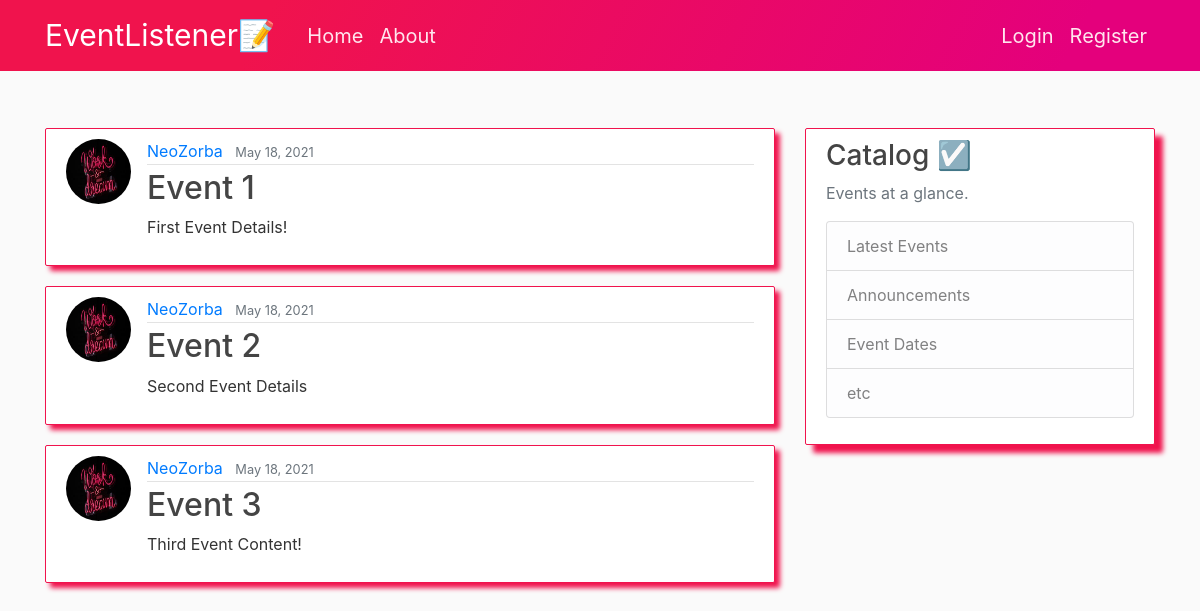
The app's page /, older data.
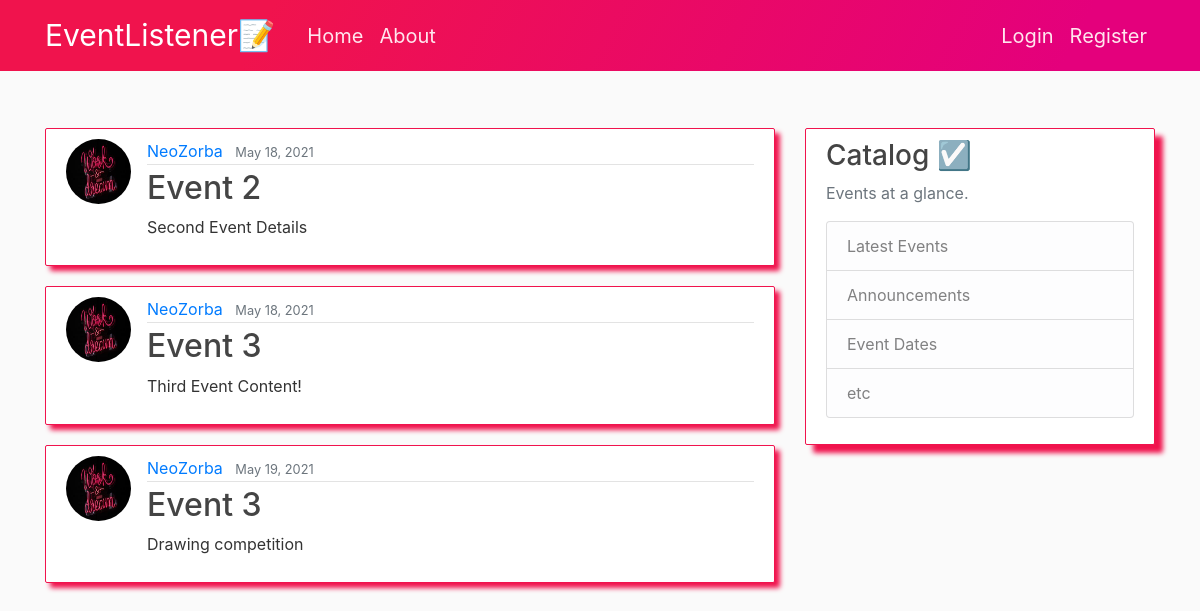
The same page, newer data.
### eventPortal/models.py (models this page shows, shortened)
class Post(models.Model):
    title = models.CharField(max_length=100)
    content = models.TextField()
    date_posted = models.DateTimeField(default=timezone.now)
    author = models.ForeignKey(User, on_delete=models.CASCADE)

### users/models.py (models this page shows, shortened)
class Profile(models.Model):
    user = models.OneToOneField(User, on_delete=models.CASCADE)
    image = models.ImageField(default='default.jpg',upload_to='profile_pics')

### eventPortal/views.py (the view)
# urls.py: path('', PostListView.as_view(), name='eventPortal-home'),
class PostListView(ListView):
    model = Post
    template_name = 'eventPortal/home.html'
    context_object_name = 'posts'
    ordering = ['date_posted']

### eventPortal/templates/eventPortal/home.html
{% extends "eventPortal/base.html" %}
{% block content %}
{% for post in posts %}
<article class="media content" >
  <img class="rounded-circle article-img" src="{{ post.author.profile.image.url }}">
  <div class="media-body">
    <div class="article-metadata">
      <a class="mr-2" href="#">{{ post.author }}</a>
      <small class="text-muted">{{ post.date_posted|date:"F d, Y" }}</small>
    </div>
    <h2><a class="article-title" href="{% url 'post-detail' post.id %}">{{ post.title }}</a></h2>
    <p class="article-content" >{{ post.content }}</p>
  </div>
</article>
{% endfor %}
{% endblock content %}

Row changes from the older to the newer data that the page shows:
removed Post: author.profile.image (picture), author "NeoZorba", date_posted "May 18, 2021", title "Event 1", content "First Event Details!"
added Post: author.profile.image (picture), author "NeoZorba", date_posted "May 19, 2021", title "Event 3", content "Drawing competition"
